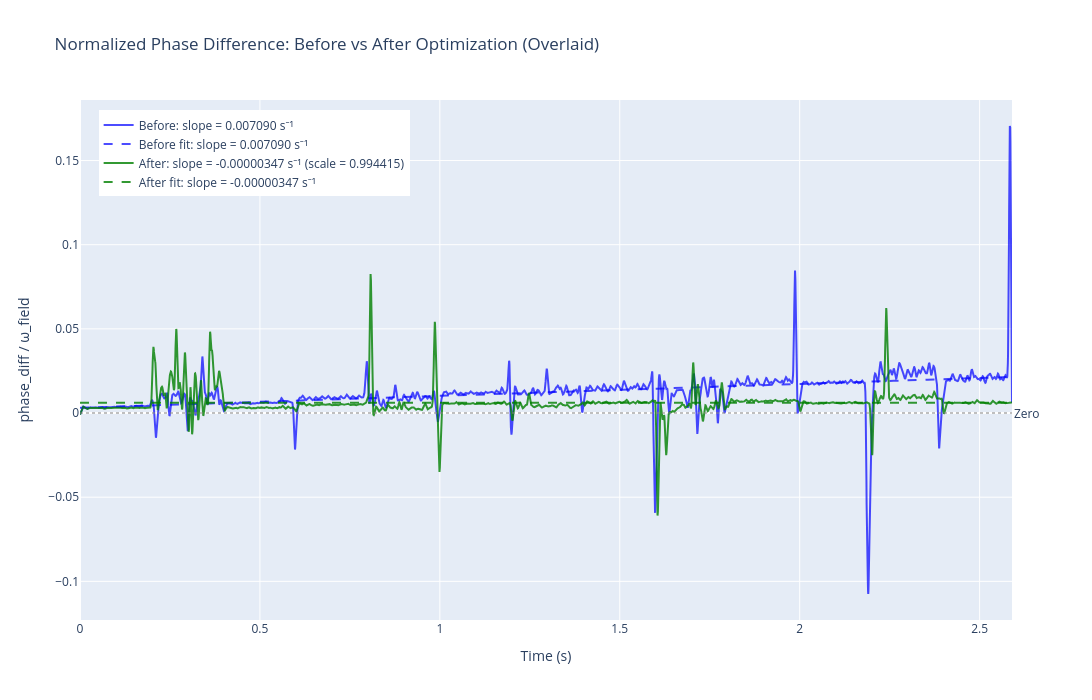

The code cell stored with this chart in its notebook:
### Code cell
# Visualize before/after optimization with Plotly (overlaid for easy comparison)
fig = go.Figure()

# Before optimization (original) - data
fig.add_trace(go.Scatter(
    x=t_trim[valid_mask], 
    y=phase_diff_normalized_smooth[valid_mask],
    mode='lines',
    name=f'Before: slope = {slope_norm:.6f} s⁻¹',
    line=dict(color='blue', width=2),
    opacity=0.7
))

# Before optimization - fit line
if len(valid_indices) > 0 and not np.isnan(slope_norm):
    fit_line_orig = intercept_norm + slope_norm * t_trim[valid_indices]
    fig.add_trace(go.Scatter(
        x=t_trim[valid_indices],
        y=fit_line_orig,
        mode='lines',
        name=f'Before fit: slope = {slope_norm:.6f} s⁻¹',
        line=dict(color='blue', width=2, dash='dash'),
        opacity=0.7
    ))

# After optimization - data
fig.add_trace(go.Scatter(
    x=t_trim[valid_mask_opt],
    y=phase_diff_normalized_opt_smooth[valid_mask_opt],
    mode='lines',
    name=f'After: slope = {slope_opt_final:.8f} s⁻¹ (scale = {scale_opt:.6f})',
    line=dict(color='green', width=2),
    opacity=0.8
))

# After optimization - fit line
if len(valid_indices_opt) > 0:
    fit_line_opt = intercept_opt_final + slope_opt_final * t_trim[valid_indices_opt]
    fig.add_trace(go.Scatter(
        x=t_trim[valid_indices_opt],
        y=fit_line_opt,
        mode='lines',
        name=f'After fit: slope = {slope_opt_final:.8f} s⁻¹',
        line=dict(color='green', width=2, dash='dash'),
        opacity=0.8
    ))

# Zero reference line
fig.add_hline(y=0, line_dash="dot", line_color="gray", opacity=0.5, 
              annotation_text="Zero", annotation_position="right")

fig.update_layout(
    title='Normalized Phase Difference: Before vs After Optimization (Overlaid)',
    xaxis_title='Time (s)',
    yaxis_title='phase_diff / ω_field',
    hovermode='closest',
    width=1400,
    height=700,
    legend=dict(x=0.02, y=0.98)
)

fig.show()

print("\n" + "="*70)
print("OPTIMIZATION SUMMARY")
print("="*70)
print(f"Optimal scale factor: {scale_opt:.8f}")
print(f"Clock rate correction: {(scale_opt - 1.0)*100:.4f}%")
print(f"Slope reduction: {abs(slope_norm):.8f} → {abs(slope_opt_final):.8f} s⁻¹")
print(f"Improvement: {(1 - abs(slope_opt_final)/abs(slope_norm))*100:.2f}%")
print("="*70)

### Figure 1 — Plotly figure (JSON) as saved in the notebook; plotly's stock layout.template omitted (floating-point values rounded to 4 significant figures; data arrays with more than 128 entries replaced by an {"elided": "..."} marker saying what was removed)
{"data": [{"line": {"color": "blue", "width": 2}, "mode": "lines", "name": "Before: slope = 0.007090 s⁻¹", "opacity": 0.7, "type": "scatter", "x": {"elided": "5096 float values"}, "y": {"elided": "5096 float values"}}, {"line": {"color": "blue", "dash": "dash", "width": 2}, "mode": "lines", "name": "Before fit: slope = 0.007090 s⁻¹", "opacity": 0.7, "type": "scatter", "x": {"elided": "5096 float values"}, "y": {"elided": "5096 float values"}}, {"line": {"color": "green", "width": 2}, "mode": "lines", "name": "After: slope = -0.00000347 s⁻¹ (scale = 0.994415)", "opacity": 0.8, "type": "scatter", "x": {"elided": "5171 float values"}, "y": {"elided": "5171 float values"}}, {"line": {"color": "green", "dash": "dash", "width": 2}, "mode": "lines", "name": "After fit: slope = -0.00000347 s⁻¹", "opacity": 0.8, "type": "scatter", "x": {"elided": "5171 float values"}, "y": {"elided": "5171 float values"}}], "layout": {"annotations": [{"showarrow": false, "text": "Zero", "x": 1, "xanchor": "left", "xref": "x domain", "y": 0, "yanchor": "middle", "yref": "y"}], "height": 700, "hovermode": "closest", "legend": {"x": 0.02, "y": 0.98}, "shapes": [{"line": {"color": "gray", "dash": "dot"}, "opacity": 0.5, "type": "line", "x0": 0, "x1": 1, "xref": "x domain", "y0": 0, "y1": 0, "yref": "y"}], "title": {"text": "Normalized Phase Difference: Before vs After Optimization (Overlaid)"}, "width": 1400, "xaxis": {"title": {"text": "Time (s)"}}, "yaxis": {"title": {"text": "phase_diff / ω_field"}}}}
